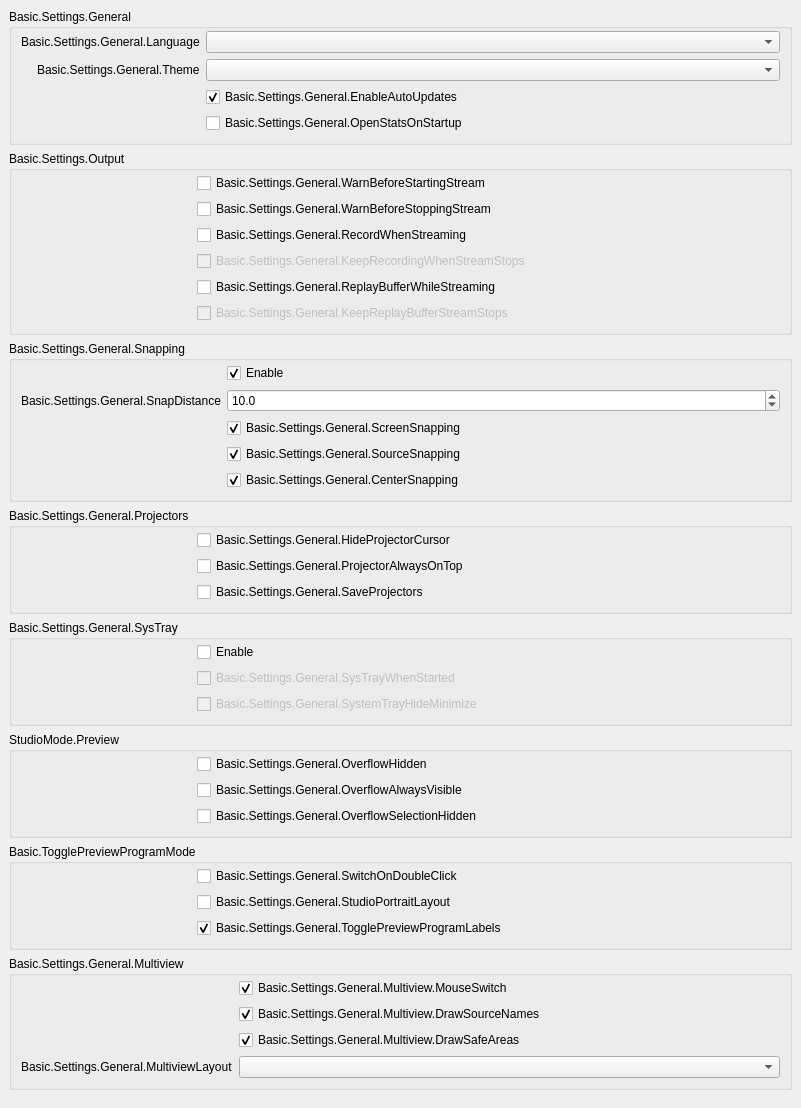
           <widget class="QWidget" name="scrollAreaWidgetContents_2">
            <property name="geometry">
             <rect>
              <x>0</x>
              <y>0</y>
              <width>801</width>
              <height>919</height>
             </rect>
            </property>
            <layout class="QVBoxLayout" name="verticalLayout_19">
             <property name="leftMargin">
              <number>0</number>
             </property>
             <property name="topMargin">
              <number>0</number>
             </property>
             <property name="rightMargin">
              <number>0</number>
             </property>
             <property name="bottomMargin">
              <number>9</number>
             </property>
             <item alignment="Qt::AlignTop">
              <widget class="QWidget" name="widget_2" native="true">
               <layout class="QVBoxLayout" name="verticalLayout_20">
                <item>
                 <widget class="QGroupBox" name="groupBox_15">
                  <property name="title">
                   <string>Basic.Settings.General</string>
                  </property>
                  <layout class="QFormLayout" name="formLayout_32">
                   <property name="fieldGrowthPolicy">
                    <enum>QFormLayout::AllNonFixedFieldsGrow</enum>
                   </property>
                   <property name="labelAlignment">
                    <set>Qt::AlignRight|Qt::AlignTrailing|Qt::AlignVCenter</set>
                   </property>
                   <property name="topMargin">
                    <number>2</number>
                   </property>
                   <item row="0" column="0">
                    <widget class="QLabel" name="label">
                     <property name="text">
                      <string>Basic.Settings.General.Language</string>
                     </property>
                     <property name="buddy">
                      <cstring>language</cstring>
                     </property>
                    </widget>
                   </item>
                   <item row="0" column="1">
                    <widget class="QComboBox" name="language"/>
                   </item>
                   <item row="1" column="0">
                    <widget class="QLabel" name="label_42">
                     <property name="text">
                      <string>Basic.Settings.General.Theme</string>
                     </property>
                     <property name="buddy">
                      <cstring>theme</cstring>
                     </property>
                    </widget>
                   </item>
                   <item row="1" column="1">
                    <widget class="QComboBox" name="theme"/>
                   </item>
                   <item row="2" column="0">
                    <spacer name="horizontalSpacer_3">
                     <property name="orientation">
                      <enum>Qt::Horizontal</enum>
                     </property>
                     <property name="sizeType">
                      <enum>QSizePolicy::Fixed</enum>
                     </property>
                     <property name="sizeHint" stdset="0">
                      <size>
                       <width>170</width>
                       <height>5</height>
                      </size>
                     </property>
                    </spacer>
                   </item>
                   <item row="2" column="1">
                    <widget class="QCheckBox" name="enableAutoUpdates">
                     <property name="text">
                      <string>Basic.Settings.General.EnableAutoUpdates</string>
                     </property>
                     <property name="checked">
                      <bool>true</bool>
                     </property>
                    </widget>
                   </item>
                   <item row="3" column="1">
                    <widget class="QCheckBox" name="openStatsOnStartup">
                     <property name="text">
                      <string>Basic.Settings.General.OpenStatsOnStartup</string>
                     </property>
                    </widget>
                   </item>
                  </layout>
                 </widget>
                </item>
                <item>
                 <widget class="QGroupBox" name="groupBox_16">
                  <property name="title">
                   <string>Basic.Settings.Output</string>
                  </property>
                  <layout class="QFormLayout" name="formLayout_2">
                   <property name="fieldGrowthPolicy">
                    <enum>QFormLayout::AllNonFixedFieldsGrow</enum>
                   </property>
                   <property name="topMargin">
                    <number>2</number>
                   </property>
                   <item row="0" column="0">
                    <spacer name="horizontalSpacer_5">
                     <property name="orientation">
                      <enum>Qt::Horizontal</enum>
                     </property>
                     <property name="sizeType">
                      <enum>QSizePolicy::Fixed</enum>
                     </property>
                     <property name="sizeHint" stdset="0">
                      <size>
                       <width>170</width>
                       <height>5</height>
                      </size>
                     </property>
                    </spacer>
                   </item>
                   <item row="0" column="1">
                    <widget class="QCheckBox" name="warnBeforeStreamStart">
                     <property name="text">
                      <string>Basic.Settings.General.WarnBeforeStartingStream</string>
                     </property>
                    </widget>
                   </item>
                   <item row="1" column="1">
                    <widget class="QCheckBox" name="warnBeforeStreamStop">
                     <property name="text">
                      <string>Basic.Settings.General.WarnBeforeStoppingStream</string>
                     </property>
                    </widget>
                   </item>
                   <item row="2" column="1">
                    <widget class="QCheckBox" name="recordWhenStreaming">
                     <property name="text">
                      <string>Basic.Settings.General.RecordWhenStreaming</string>
                     </property>
                    </widget>
                   </item>
                   <item row="3" column="1">
                    <widget class="QCheckBox" name="keepRecordStreamStops">
                     <property name="enabled">
                      <bool>false</bool>
                     </property>
                     <property name="text">
                      <string>Basic.Settings.General.KeepRecordingWhenStreamStops</string>
                     </property>
                    </widget>
                   </item>
                   <item row="4" column="1">
                    <widget class="QCheckBox" name="replayWhileStreaming">
                     <property name="text">
                      <string>Basic.Settings.General.ReplayBufferWhileStreaming</string>
                     </property>
                    </widget>
                   </item>
                   <item row="5" column="1">
                    <widget class="QCheckBox" name="keepReplayStreamStops">
                     <property name="enabled">
                      <bool>false</bool>
                     </property>
                     <property name="text">
                      <string>Basic.Settings.General.KeepReplayBufferStreamStops</string>
                     </property>
                    </widget>
                   </item>
                  </layout>
                 </widget>
                </item>
                <item>
                 <widget class="QGroupBox" name="groupBox_10">
                  <property name="enabled">
                   <bool>true</bool>
                  </property>
                  <property name="sizePolicy">
                   <sizepolicy hsizetype="Preferred" vsizetype="Maximum">
                    <horstretch>0</horstretch>
                    <verstretch>0</verstretch>
                   </sizepolicy>
                  </property>
                  <property name="title">
                   <string>Basic.Settings.General.Snapping</string>
                  </property>
                  <property name="flat">
                   <bool>false</bool>
                  </property>
                  <layout class="QFormLayout" name="formLayout_21">
                   <property name="fieldGrowthPolicy">
                    <enum>QFormLayout::AllNonFixedFieldsGrow</enum>
                   </property>
                   <property name="labelAlignment">
                    <set>Qt::AlignRight|Qt::AlignTrailing|Qt::AlignVCenter</set>
                   </property>
                   <property name="topMargin">
                    <number>2</number>
                   </property>
                   <item row="0" column="1">
                    <widget class="QCheckBox" name="snappingEnabled">
                     <property name="text">
                      <string>Enable</string>
                     </property>
                     <property name="checked">
                      <bool>true</bool>
                     </property>
                    </widget>
                   </item>
                   <item row="2" column="1">
                    <widget class="QCheckBox" name="screenSnapping">
                     <property name="text">
                      <string>Basic.Settings.General.ScreenSnapping</string>
                     </property>
                     <property name="checked">
                      <bool>true</bool>
                     </property>
                    </widget>
                   </item>
                   <item row="4" column="1">
                    <widget class="QCheckBox" name="centerSnapping">
                     <property name="text">
                      <string>Basic.Settings.General.CenterSnapping</string>
                     </property>
                     <property name="checked">
                      <bool>true</bool>
                     </property>
                    </widget>
                   </item>
                   <item row="3" column="1">
                    <widget class="QCheckBox" name="sourceSnapping">
                     <property name="text">
                      <string>Basic.Settings.General.SourceSnapping</string>
                     </property>
                     <property name="checked">
                      <bool>true</bool>
                     </property>
                    </widget>
                   </item>
                   <item row="1" column="1">
                    <widget class="QDoubleSpinBox" name="snapDistance">
                     <property name="decimals">
                      <number>1</number>
                     </property>
                     <property name="singleStep">
                      <double>0.500000000000000</double>
                     </property>
                     <property name="value">
                      <double>10.000000000000000</double>
                     </property>
                    </widget>
                   </item>
                   <item row="1" column="0">
                    <widget class="QLabel" name="label_9">
                     <property name="text">
                      <string>Basic.Settings.General.SnapDistance</string>
                     </property>
                     <property name="buddy">
                      <cstring>snapDistance</cstring>
                     </property>
                    </widget>
                   </item>
                   <item row="3" column="0">
                    <spacer name="horizontalSpacer_4">
                     <property name="orientation">
                      <enum>Qt::Horizontal</enum>
                     </property>
                     <property name="sizeType">
                      <enum>QSizePolicy::Fixed</enum>
                     </property>
                     <property name="sizeHint" stdset="0">
                      <size>
                       <width>170</width>
                       <height>5</height>
                      </size>
                     </property>
                    </spacer>
                   </item>
                  </layout>
                 </widget>
                </item>
                <item>
                 <widget class="QGroupBox" name="groupBox_14">
                  <property name="title">
                   <string>Basic.Settings.General.Projectors</string>
                  </property>
                  <layout class="QFormLayout" name="formLayout_28">
                   <property name="fieldGrowthPolicy">
                    <enum>QFormLayout::AllNonFixedFieldsGrow</enum>
                   </property>
                   <property name="topMargin">
                    <number>2</number>
                   </property>
                   <item row="0" column="1">
                    <widget class="QCheckBox" name="hideProjectorCursor">
                     <property name="text">
                      <string>Basic.Settings.General.HideProjectorCursor</string>
                     </property>
                    </widget>
                   </item>
                   <item row="1" column="1">
                    <widget class="QCheckBox" name="projectorAlwaysOnTop">
                     <property name="text">
                      <string>Basic.Settings.General.ProjectorAlwaysOnTop</string>
                     </property>
                    </widget>
                   </item>
                   <item row="2" column="1">
                    <widget class="QCheckBox" name="saveProjectors">
                     <property name="text">
                      <string>Basic.Settings.General.SaveProjectors</string>
                     </property>
                    </widget>
                   </item>
                   <item row="1" column="0">
                    <spacer name="horizontalSpacer">
                     <property name="orientation">
                      <enum>Qt::Horizontal</enum>
                     </property>
                     <property name="sizeType">
                      <enum>QSizePolicy::Fixed</enum>
                     </property>
                     <property name="sizeHint" stdset="0">
                      <size>
                       <width>170</width>
                       <height>5</height>
                      </size>
                     </property>
                    </spacer>
                   </item>
                  </layout>
                 </widget>
                </item>
                <item>
                 <widget class="QGroupBox" name="groupBox_13">
                  <property name="title">
                   <string>Basic.Settings.General.SysTray</string>
                  </property>
                  <layout class="QFormLayout" name="formLayout_29">
                   <property name="fieldGrowthPolicy">
                    <enum>QFormLayout::AllNonFixedFieldsGrow</enum>
                   </property>
                   <property name="topMargin">
                    <number>2</number>
                   </property>
                   <item row="0" column="1">
                    <widget class="QCheckBox" name="systemTrayEnabled">
                     <property name="text">
                      <string>Enable</string>
                     </property>
                    </widget>
                   </item>
                   <item row="1" column="1">
                    <widget class="QCheckBox" name="systemTrayWhenStarted">
                     <property name="enabled">
                      <bool>false</bool>
                     </property>
                     <property name="text">
                      <string>Basic.Settings.General.SysTrayWhenStarted</string>
                     </property>
                    </widget>
                   </item>
                   <item row="2" column="1">
                    <widget class="QCheckBox" name="systemTrayAlways">
                     <property name="enabled">
                      <bool>false</bool>
                     </property>
                     <property name="text">
                      <string>Basic.Settings.General.SystemTrayHideMinimize</string>
                     </property>
                    </widget>
                   </item>
                   <item row="1" column="0">
                    <spacer name="horizontalSpacer_2">
                     <property name="orientation">
                      <enum>Qt::Horizontal</enum>
                     </property>
                     <property name="sizeType">
                      <enum>QSizePolicy::Fixed</enum>
                     </property>
                     <property name="sizeHint" stdset="0">
                      <size>
                       <width>170</width>
                       <height>5</height>
                      </size>
                     </property>
                    </spacer>
                   </item>
                  </layout>
                 </widget>
                </item>
                <item>
                 <widget class="QGroupBox" name="groupBox_18">
                  <property name="title">
                   <string>StudioMode.Preview</string>
                  </property>
                  <layout class="QFormLayout" name="formLayout_35">
                   <property name="fieldGrowthPolicy">
                    <enum>QFormLayout::AllNonFixedFieldsGrow</enum>
                   </property>
                   <property name="labelAlignment">
                    <set>Qt::AlignRight|Qt::AlignTrailing|Qt::AlignVCenter</set>
                   </property>
                   <property name="topMargin">
                    <number>2</number>
                   </property>
                   <item row="1" column="1">
                    <widget class="QCheckBox" name="overflowAlwaysVisible">
                     <property name="text">
                      <string>Basic.Settings.General.OverflowAlwaysVisible</string>
                     </property>
                    </widget>
                   </item>
                   <item row="0" column="0">
                    <spacer name="horizontalSpacer_25">
                     <property name="orientation">
                      <enum>Qt::Horizontal</enum>
                     </property>
                     <property name="sizeHint" stdset="0">
                      <size>
                       <width>170</width>
                       <height>5</height>
                      </size>
                     </property>
                    </spacer>
                   </item>
                   <item row="2" column="1">
                    <widget class="QCheckBox" name="overflowSelectionHide">
                     <property name="text">
                      <string>Basic.Settings.General.OverflowSelectionHidden</string>
                     </property>
                    </widget>
                   </item>
                   <item row="0" column="1">
                    <widget class="QCheckBox" name="overflowHide">
                     <property name="text">
                      <string>Basic.Settings.General.OverflowHidden</string>
                     </property>
                    </widget>
                   </item>
                  </layout>
                 </widget>
                </item>
                <item>
                 <widget class="QGroupBox" name="groupBox_11">
                  <property name="title">
                   <string>Basic.TogglePreviewProgramMode</string>
                  </property>
                  <layout class="QFormLayout" name="formLayout_31">
                   <property name="fieldGrowthPolicy">
                    <enum>QFormLayout::AllNonFixedFieldsGrow</enum>
                   </property>
                   <property name="labelAlignment">
                    <set>Qt::AlignRight|Qt::AlignTrailing|Qt::AlignVCenter</set>
                   </property>
                   <property name="topMargin">
                    <number>2</number>
                   </property>
                   <item row="0" column="1">
                    <widget class="QCheckBox" name="doubleClickSwitch">
                     <property name="text">
                      <string>Basic.Settings.General.SwitchOnDoubleClick</string>
                     </property>
                    </widget>
                   </item>
                   <item row="0" column="0">
                    <spacer name="horizontalSpacer_6">
                     <property name="orientation">
                      <enum>Qt::Horizontal</enum>
                     </property>
                     <property name="sizeHint" stdset="0">
                      <size>
                       <width>170</width>
                       <height>5</height>
                      </size>
                     </property>
                    </spacer>
                   </item>
                   <item row="1" column="1">
                    <widget class="QCheckBox" name="studioPortraitLayout">
                     <property name="text">
                      <string>Basic.Settings.General.StudioPortraitLayout</string>
                     </property>
                    </widget>
                   </item>
                   <item row="2" column="1">
                    <widget class="QCheckBox" name="prevProgLabelToggle">
                     <property name="text">
                      <string>Basic.Settings.General.TogglePreviewProgramLabels</string>
                     </property>
                     <property name="checked">
                      <bool>true</bool>
                     </property>
                    </widget>
                   </item>
                  </layout>
                 </widget>
                </item>
                <item>
                 <widget class="QGroupBox" name="groupBoxMultiview">
                  <property name="title">
                   <string>Basic.Settings.General.Multiview</string>
                  </property>
                  <layout class="QFormLayout" name="formLayoutMultiview">
                   <property name="fieldGrowthPolicy">
                    <enum>QFormLayout::AllNonFixedFieldsGrow</enum>
                   </property>
                   <property name="labelAlignment">
                    <set>Qt::AlignRight|Qt::AlignTrailing|Qt::AlignVCenter</set>
                   </property>
                   <property name="topMargin">
                    <number>2</number>
                   </property>
                   <item row="0" column="0">
                    <spacer name="horizontalSpacerMultiview">
                     <property name="orientation">
                      <enum>Qt::Horizontal</enum>
                     </property>
                     <property name="sizeType">
                      <enum>QSizePolicy::Fixed</enum>
                     </property>
                     <property name="sizeHint" stdset="0">
                      <size>
                       <width>170</width>
                       <height>5</height>
                      </size>
                     </property>
                    </spacer>
                   </item>
                   <item row="0" column="1">
                    <widget class="QCheckBox" name="multiviewMouseSwitch">
                     <property name="text">
                      <string>Basic.Settings.General.Multiview.MouseSwitch</string>
                     </property>
                     <property name="checked">
                      <bool>true</bool>
                     </property>
                    </widget>
                   </item>
                   <item row="1" column="1">
                    <widget class="QCheckBox" name="multiviewDrawNames">
                     <property name="text">
                      <string>Basic.Settings.General.Multiview.DrawSourceNames</string>
                     </property>
                     <property name="checked">
                      <bool>true</bool>
                     </property>
                    </widget>
                   </item>
                   <item row="2" column="1">
                    <widget class="QCheckBox" name="multiviewDrawAreas">
                     <property name="text">
                      <string>Basic.Settings.General.Multiview.DrawSafeAreas</string>
                     </property>
                     <property name="checked">
                      <bool>true</bool>
                     </property>
                    </widget>
                   </item>
                   <item row="3" column="1">
                    <widget class="QComboBox" name="multiviewLayout"/>
                   </item>
                   <item row="3" column="0">
                    <widget class="QLabel" name="label_64">
                     <property name="text">
                      <string>Basic.Settings.General.MultiviewLayout</string>
                     </property>
                     <property name="buddy">
                      <cstring>multiviewLayout</cstring>
                     </property>
                    </widget>
                   </item>
                  </layout>
                 </widget>
                </item>
               </layout>
              </widget>
             </item>
            </layout>
           </widget>
